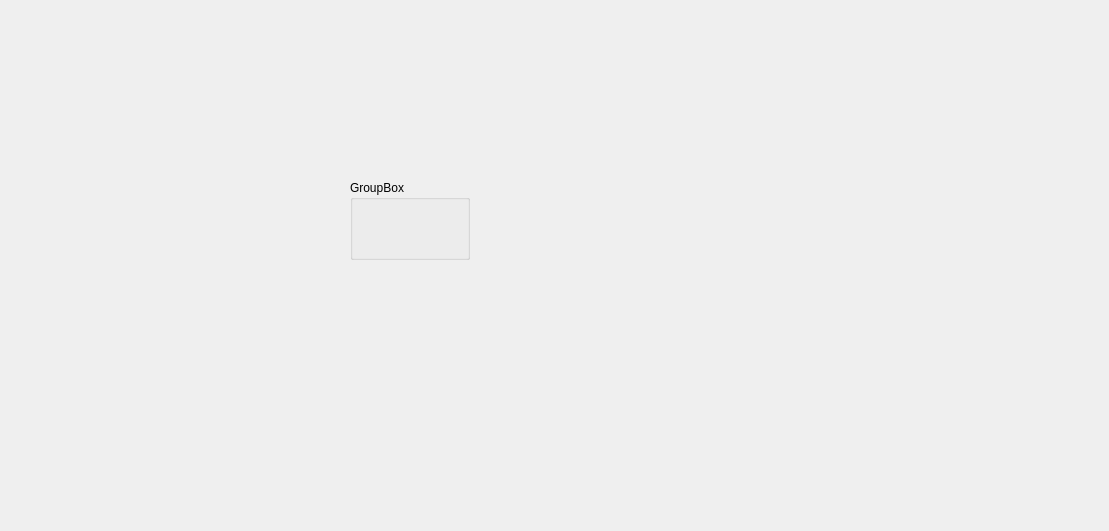
<?xml version="1.0" encoding="UTF-8"?>
<ui version="4.0">
 <class>ServerWidget</class>
 <widget class="QWidget" name="ServerWidget">
  <property name="geometry">
   <rect>
    <x>0</x>
    <y>0</y>
    <width>1109</width>
    <height>531</height>
   </rect>
  </property>
  <property name="windowTitle">
   <string>ServerWidget</string>
  </property>
  <widget class="QGroupBox" name="groupBox">
   <property name="geometry">
    <rect>
     <x>350</x>
     <y>180</y>
     <width>120</width>
     <height>80</height>
    </rect>
   </property>
   <property name="title">
    <string>GroupBox</string>
   </property>
  </widget>
 </widget>
 <layoutdefault spacing="6" margin="11"/>
 <resources/>
 <connections/>
</ui>
